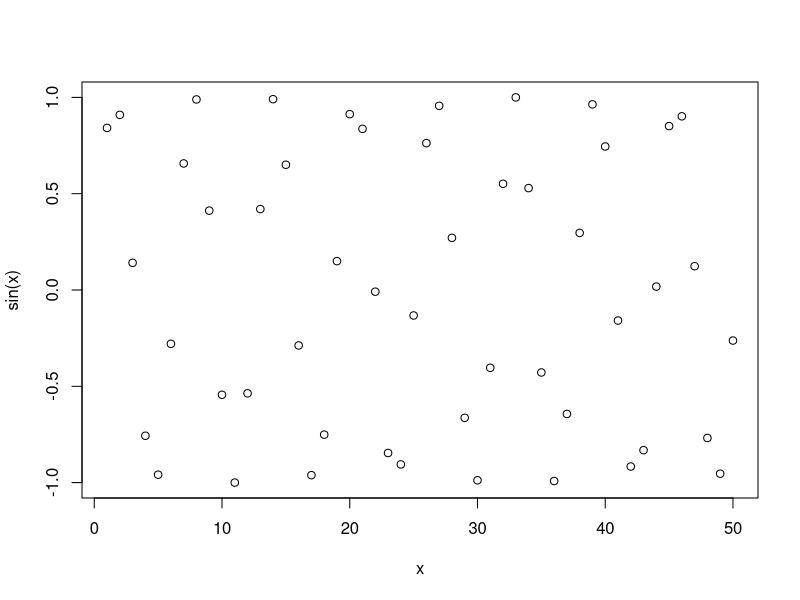
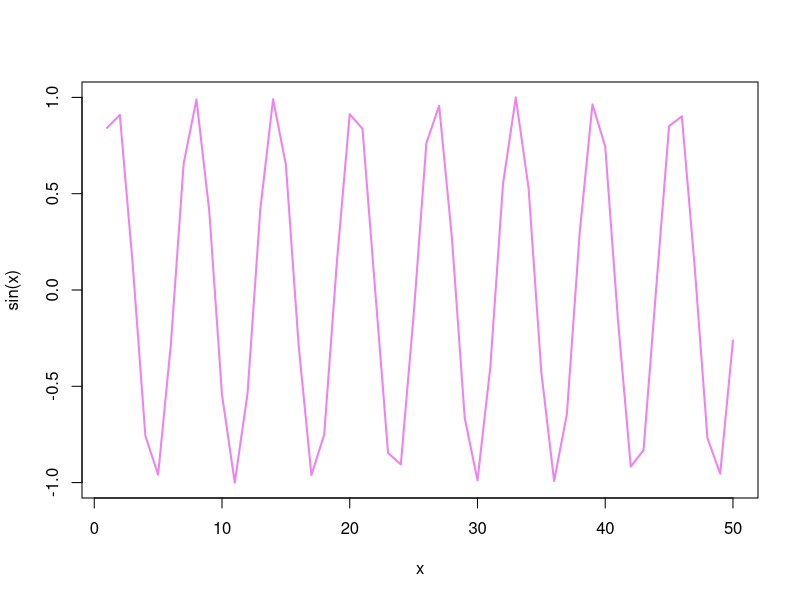

Write the R code that produced these figures, in order.
#' ---
#' title: "R report Class 04"
#' author: "Harshita Jha"
#' ---



x <- 1:50
plot(x, sin(x))
plot(x, sin(x),type="l", col="violet", lwd="2")

log(10, base = 10)
